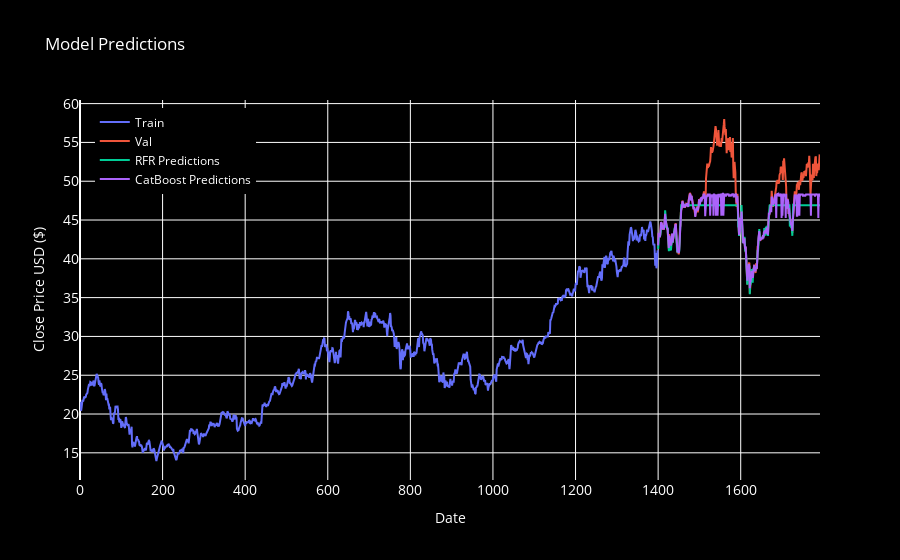

The notebook cell saved with this chart:
### Code cell
trace1 = go.Scatter(x=train.index, y=train["Close"], mode="lines", name="Train")
trace2 = go.Scatter(x=test.index, y=test["Close"], mode="lines", name="Val")
trace3 = go.Scatter(x=test.index, y=rfr_preds, mode="lines", name="RFR Predictions")
trace4 = go.Scatter(x=test.index, y=cat_preds, mode="lines", name="CatBoost Predictions")

# Combine traces
fig = go.Figure([trace1, trace2, trace3, trace4])

# Update layout
fig.update_layout(
    title="Model Predictions",
    xaxis=dict(title="Date", tickfont=dict(size=14)),
    yaxis=dict(title="Close Price USD ($)", tickfont=dict(size=14)),
    legend=dict(x=0.02, y=0.98),
    plot_bgcolor="black",
    paper_bgcolor="black",
    font=dict(color="white"),
)

# Show plot
fig.show()

### Figure 1 — Plotly figure (JSON) as saved in the notebook; plotly's stock layout.template omitted (floating-point values rounded to 4 significant figures; data arrays with more than 128 entries replaced by an {"elided": "..."} marker saying what was removed)
{"data": [{"mode": "lines", "name": "Train", "type": "scatter", "x": {"elided": "1400 int values"}, "y": {"elided": "1400 float values"}}, {"mode": "lines", "name": "Val", "type": "scatter", "x": {"elided": "393 int values"}, "y": {"elided": "393 float values"}}, {"mode": "lines", "name": "RFR Predictions", "type": "scatter", "x": {"elided": "393 int values"}, "y": {"elided": "393 float values"}}, {"mode": "lines", "name": "CatBoost Predictions", "type": "scatter", "x": {"elided": "393 int values"}, "y": {"elided": "393 float values"}}], "layout": {"font": {"color": "white"}, "legend": {"x": 0.02, "y": 0.98}, "paper_bgcolor": "black", "plot_bgcolor": "black", "title": {"text": "Model Predictions"}, "xaxis": {"tickfont": {"size": 14}, "title": {"text": "Date"}}, "yaxis": {"tickfont": {"size": 14}, "title": {"text": "Close Price USD ($)"}}}}
